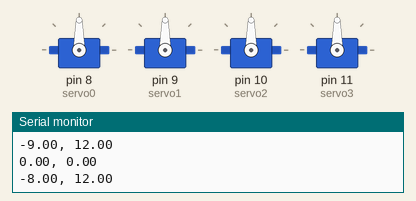
A sketch run on a simulated Arduino Uno, built with avr-gcc and run on an emulated ATmega328P. On the bench: 4 × servo, the last lines printed to the serial monitor.

Above: at 0.1 s.
At 5.66 s:
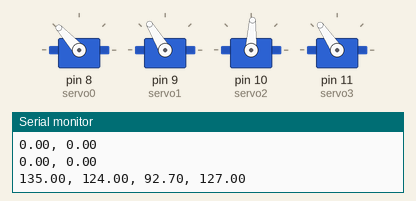
At 8.7 s:
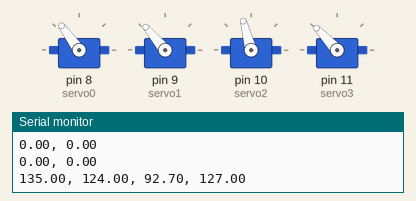
At 12.8 s:
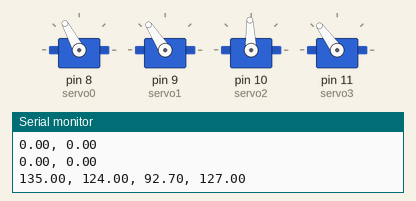
At 15.6 s:
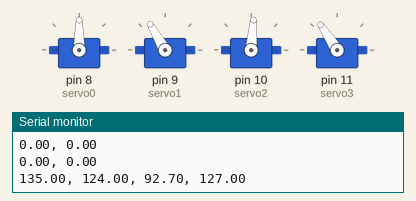
At 19.7 s:
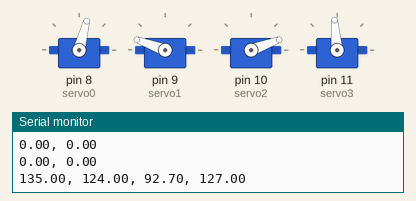
Timing chart, 0 to 21.2 s (numbered marks = the images above):
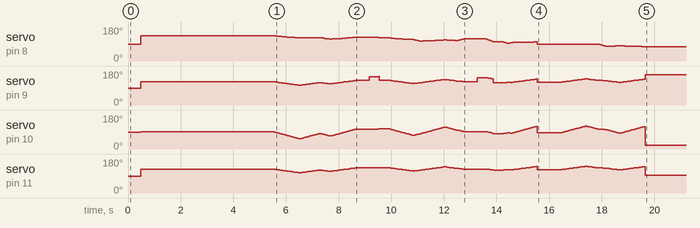

The sketch:

physics_robot_arm.ino
```cpp
#include <Servo.h>

Servo servo0;
Servo servo1;
Servo servo2;
Servo servo3;

double armLength = 12.0; //cm
double shortestLength = 0.05;
double minDegreesPerLoop = 0.01;

double vertices[40][2];// = {{-13, 18}, {-13, 12}, {-13, 15}, {-11, 15}, {-11, 18}, {-11, 12}};// = { {-4, 22}, {-4, 10}, {-4, 16}, {-1, 16}, {-1, 10}, {-1, 22}, {0, 0}, {1, 22}, {4, 22}, {2.5, 22}, {2.5, 10}, {1, 10}, {4, 10} };
String toWrite = "MATH";
int alphabet[][8] = {{7, 1, 3, 9, 6, 4, 0, 0},
                    {7, 1, 3, 6, 4, 6, 9, 7},
                    {3, 1, 7, 9, 0, 0, 0, 0},
                    {7, 1, 6, 7, 0, 0, 0, 0},
                    {3, 1, 4, 5, 4, 7, 9, 0},
                    {3, 1, 4, 5, 4, 7, 0, 0},
                    {3, 1, 7, 9, 6, 5, 0, 0},
                    {1, 7, 4, 6, 3, 9, 0, 0},
                    {1, 3, 2, 8, 7, 9, 0, 0},
                    {1, 3, 2, 8, 7, 4, 0, 0},
                    {1, 7, 4, 3, 4, 9, 0, 0},
                    {1, 7, 9, 0, 0, 0, 0, 0},
                    {7, 1, 5, 3, 9, 0, 0, 0},
                    {7, 1, 9, 3, 0, 0, 0, 0},
                    {1, 3, 9, 7, 1, 0, 0, 0},
                    {4, 6, 3, 1, 7, 0, 0, 0},
                    {9, 7, 1, 3, 9, 5, 0, 0},
                    {7, 1, 3, 6, 4, 9, 0, 0},
                    {3, 1, 4, 6, 9, 7, 0, 0},
                    {1, 3, 2, 8, 0, 0, 0, 0},
                    {1, 7, 9, 3, 0, 0, 0, 0},
                    {1, 8, 3, 0, 0, 0, 0, 0},
                    {1, 7, 5, 9, 3, 0, 0, 0},
                    {1, 9, 5, 3, 7, 0, 0, 0},
                    {1, 5, 3, 7, 0, 0, 0, 0},
                    {1, 3, 7, 9, 0, 0, 0, 0}
                    };

double lastPos[4];
int numVertices;
boolean firstLoop;
boolean drawn;

void setup() {
  servo0.attach(8);
  servo1.attach(9);
  servo2.attach(10);
  servo3.attach(11);
  Serial.begin(9600);

  char letters[toWrite.length()];
  toWrite.toCharArray(letters, toWrite.length()+1);
  Serial.println((int)letters[5]);
  int index = 0;
  for(int i = 0; i < sizeof(letters); i++) {
    for(int j = 0; j < 8; j++) {
      if (letters[i] != 32) {
        switch (alphabet[letters[i]-65][j]) {
          case 0:
            break;
          case 1:
          case 4:
          case 7:
            vertices[index][0] = -12+i*4;
            break;
          case 2:
          case 5:
          case 8:
            vertices[index][0] = -10.5+i*4;
            break;
          case 3:
          case 6:
          case 9:
            vertices[index][0] = -9+i*4;
            break;
        }
        switch (alphabet[letters[i]-65][j]) {
          case 0:
            break;
          case 1:
          case 2:
          case 3:
            vertices[index][1] = 18;
            index++;
            break;
          case 4:
          case 5:
          case 6:
            vertices[index][1] = 15;
            index++;
            break;
          case 7:
          case 8:
          case 9:
            vertices[index][1] = 12;
            index++;
            break;
        }
        if (j == 7) {
          vertices[index][0] = 0;
          vertices[index][1] = 0;
          index++;
        }
      }
    }
  }

  numVertices = sizeof(vertices)/sizeof(vertices[0]);
  for(int m = 0; m < numVertices; m++) {
    Serial.println((String)vertices[m][0] + ", " + (String)vertices[m][1]);
  }

  lastPos[0] = atan2(vertices[0][1], vertices[0][0]) * 180 / PI;
  lastPos[1] = 79 + acos(sqrt(vertices[0][0] * vertices[0][0] + vertices[0][1] * vertices[0][1]) / 2 / armLength) * 180 / PI;
  lastPos[2] = 2.7 + 2 * acos(sqrt(vertices[0][0] * vertices[0][0] + vertices[0][1] * vertices[0][1]) / 2 / armLength) * 180 / PI;
  lastPos[3] = 82 + acos(sqrt(vertices[0][0] * vertices[0][0] + vertices[0][1] * vertices[0][1]) / 2 / armLength) * 180 / PI;

  servo0.write(lastPos[0]);
  servo1.write(lastPos[1]);
  servo2.write(lastPos[2]);
  servo3.write(lastPos[3]);
  Serial.println((String)lastPos[0] + ", " + (String)lastPos[1] + ", " + (String)lastPos[2] + ", " + (String)lastPos[3]);
  delay(5000);

  firstLoop = true;
  drawn = false;
}

void loop() {
  if (!drawn) {
    for (int i = 0; i < numVertices-1; i++) {
      if (vertices[i+1][0] == 0 && vertices[i+1][1] == 0) {
        if (i < numVertices-2 && vertices[i+2][0] != 0 && vertices[i+2][1] != 0) {
          double totLength = sqrt((vertices[i][0] - vertices[i+2][0]) * (vertices[i][0] - vertices[i+2][0]) + (vertices[i][1] - vertices[i+2][1]) * (vertices[i][1] - vertices[i+2][1]));
          int numSegs = ceil(totLength / shortestLength);
          double segX = (vertices[i+2][0] - vertices[i][0]) / numSegs;
          double segY = (vertices[i+2][1] - vertices[i][1]) / numSegs;
          double currentPos[4];
          currentPos[1] = lastPos[1] + 20;
          servo3.write(currentPos[3]);
          delay(500);
          for (int j = 1; j <= numSegs; j++) {
            currentPos[0] = atan2(vertices[i][1] + segY * j, vertices[i][0] + segX * j) * 180 / PI;
            currentPos[1] = 79 + acos(sqrt((vertices[i][0]+segX*j) * (vertices[i][0]+segX*j) + (vertices[i][1]+segY*j) * (vertices[i][1]+segY*j)) / 2 / armLength) * 180 / PI;
            currentPos[2] = 2.7 + 2*acos(sqrt((vertices[i][0]+segX*j) * (vertices[i][0]+segX*j) + (vertices[i][1]+segY*j) * (vertices[i][1]+segY*j)) / 2 / armLength) * 180 / PI;
            currentPos[3] = 82 + acos(sqrt((vertices[i][0]+segX*j) * (vertices[i][0]+segX*j) + (vertices[i][1]+segY*j) * (vertices[i][1]+segY*j)) / 2 / armLength) * 180 / PI;
            if (j != numSegs) {
              currentPos[1] += 20;
            }

            servo0.write(currentPos[0]);
            servo1.write(currentPos[1]);
            servo2.write(currentPos[2]);
            servo3.write(currentPos[3]);

            int index = 0;
            for (int k = 1; k < 4; k++) {
              if (abs(currentPos[k]-lastPos[k]) > abs(currentPos[index]-lastPos[index])) {
                index = k;
              }
            }

            delay(abs(currentPos[index]-lastPos[index]) * 100 / 6);
            for (int l = 0; l < 4; l++) {
              lastPos[l] = currentPos[l];
            }
          }
        }
      } else if (vertices[i][0] == 0 && vertices[i][1] == 0) {

      } else {
        double totLength = sqrt((vertices[i][0] - vertices[i+1][0]) * (vertices[i][0] - vertices[i+1][0]) + (vertices[i][1] - vertices[i+1][1]) * (vertices[i][1] - vertices[i+1][1]));
        int numSegs = ceil(totLength / shortestLength);
        double segX = (vertices[i+1][0] - vertices[i][0]) / numSegs;
        double segY = (vertices[i+1][1] - vertices[i][1]) / numSegs;
        for (int j = 1; j <= numSegs; j++) {
          double currentPos[4];
          currentPos[0] = atan2(vertices[i][1] + segY * j, vertices[i][0] + segX * j) * 180 / PI;
          currentPos[1] = 79 + acos(sqrt((vertices[i][0]+segX*j) * (vertices[i][0]+segX*j) + (vertices[i][1]+segY*j) * (vertices[i][1]+segY*j)) / 2 / armLength) * 180 / PI;
          currentPos[2] = 2.7 + 2*acos(sqrt((vertices[i][0]+segX*j) * (vertices[i][0]+segX*j) + (vertices[i][1]+segY*j) * (vertices[i][1]+segY*j)) / 2 / armLength) * 180 / PI;
          currentPos[3] = 82 + acos(sqrt((vertices[i][0]+segX*j) * (vertices[i][0]+segX*j) + (vertices[i][1]+segY*j) * (vertices[i][1]+segY*j)) / 2 / armLength) * 180 / PI;

          servo0.write(currentPos[0]);
          servo1.write(currentPos[1]);
          servo2.write(currentPos[2]);
          servo3.write(currentPos[3]);

          int index = 0;
          for (int k = 1; k < 4; k++) {
            if (abs(currentPos[k]-lastPos[k]) > abs(currentPos[index]-lastPos[index])) {
              index = k;
            }
          }

          delay(abs(currentPos[index]-lastPos[index]) * 150 / 6);
          for (int l = 0; l < 4; l++) {
            lastPos[l] = currentPos[l];
          }
        }
      }
    }
    drawn = true;
    servo1.write(160);
    servo2.write(20);
    servo3.write(95);
  }

//  servo0.write(90);
//  servo1.write(170);
//  servo2.write(95);
//  servo3.write(82);
//  delay(6000);
//  servo0.write(180);
//  servo1.write(180);
//  servo2.write(180);
//  servo3.write(180);
//  delay(3000);
}
```
